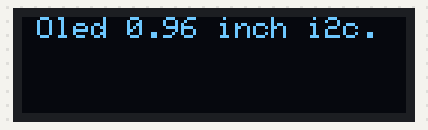
Bench run of a sketch on a simulated Arduino Uno, built with avr-gcc and run on an emulated ATmega328P. On the bench: 128×32 one-colour display.

Above: at 0.1 s.
At 1.1 s:
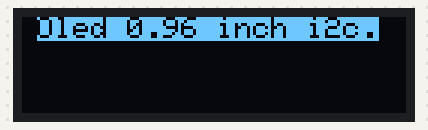
At 3.1 s:
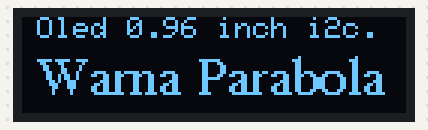
At 4.2 s:
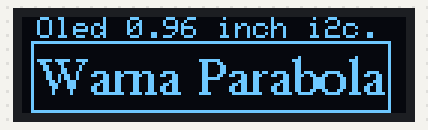

The sketch:

menampilkan_text_dan_font.ino
```cpp
/*
 * Minggu, 24- juli - 2022
 * Contoh Program Menampikan Teks di Display Oled 0,96 Inch I2C
 * By Aditya Wahyu Ardiansyah - Warna Parabola Ponorogo.
 *
 * >> Konfigurasi Pin :
 * VCC ⟶ PIN 5V atau 3.3V arduino
 * GND ➝ PIN GND Arduino
 * SDA ➝ PIN A4 (Jika MemakaiArduino Uno dan Nano) D20 (Jika Memakai Arduino Mega)
 * SCL ➝ PIN A5 (Jika MemakaiArduino Uno dan Nano) D21 (Jika Memakai Arduino Mega)
 *
 * >> Langkah Pertama Harus pasang library berikut ke software Arduino IDE anda. saya di sini memakai Arduino IDE 1.8.3
 * 1. Library Adafruit_SSD1306 dan Library Adafruit_GFX
 * 2. setelah librarynya selesai di install, maka klik compile dan klik upload program ke arduino anda.
 *
 * >> JIKA ANDA BINGUNG, PORT - PORT PADA ARDUINO ANDA... CEK LINK INI !!!
 * ARDUINO UNO ---> https://images.prismic.io/circuito/8e3a980f0f964cc539b4cbbba2654bb660db6f52_arduino-uno-pinout-diagram.png?auto=compress,format
 */

#include <SPI.h> // library SPI
#include <Wire.h> // Pendukung Library SPI
#include <Adafruit_GFX.h> // // library pendukung Adafruit_SSD1306.h
#include <Adafruit_SSD1306.h> // library driver lcdnya
#include <Fonts/FreeSerif9pt7b.h> // library fontnya
#define SCREEN_WIDTH 128 // ukuran lebar piksel lcd
#define SCREEN_HEIGHT 32 // ukuran lebar piksel lcd

// Deklarasi Pin pinnya. (JANGAN DIRUBAH !!!)
#define OLED_RESET     -1 // Reset pin # (or -1 if sharing Arduino reset pin)
Adafruit_SSD1306 display(SCREEN_WIDTH, SCREEN_HEIGHT, &Wire, OLED_RESET);
#define NUMFLAKES     10 // Number of snowflakes in the animation example

void setup() {
  Serial.begin(9600); // addres serial monitornya adalah 9600, ini berfungsi untuk mengecek i2c Address.
  // SSD1306_SWITCHCAPVCC = generate display voltage from 3.3V internally
   if (!display.begin(SSD1306_SWITCHCAPVCC, 0x3C)) // Alamat Address nya = 0x3C.
  {
    Serial.println(F("Addres i2c anda Salah !!!"));
    for (;;); // Don't proceed, loop forever
  }

  // Display Text
  display.clearDisplay(); // hapus semua tulisan pada display / hapus buffer.
  display.setTextSize(1); // size.
  display.setTextColor(WHITE); // opsi inversnya
  display.setCursor(5, 0); // kiri kanan, atas bawah
  display.println("Oled 0.96 inch i2c.");
  display.display();
  delay(1000);
  display.clearDisplay();

  // Display Inverted Text
  display.setTextColor(BLACK, WHITE);
  display.setCursor(5, 0);
  display.println("Oled 0.96 inch i2c.");
  display.display();
  delay(1000);
  display.clearDisplay();

  display.setTextColor(WHITE);
  display.setCursor(5, 0);
  display.println("Oled 0.96 inch i2c.");
  display.display();
  delay(1000);

  // test font
  display.setTextColor(WHITE);
  display.setFont(&FreeSerif9pt7b); // set fontnya.
  display.setCursor(5, 25);
  display.println("Warna Parabola");
  display.display();
  delay(1000);

  // menampilkan kotak pada tulisan "Warna Parabola"
  display.drawRect(3, 8, 120, 24, WHITE); // -- > drawRect(x, y, width, height) --> (Samping kiri, bawah, lebar, tinggi)
  display.display();
  delay(3000);
  display.clearDisplay();
}

void loop()
{

}
```

Measured:
- what the display in image 1 shows lasts 1.0 s, from 1.1 s to 2.1 s
